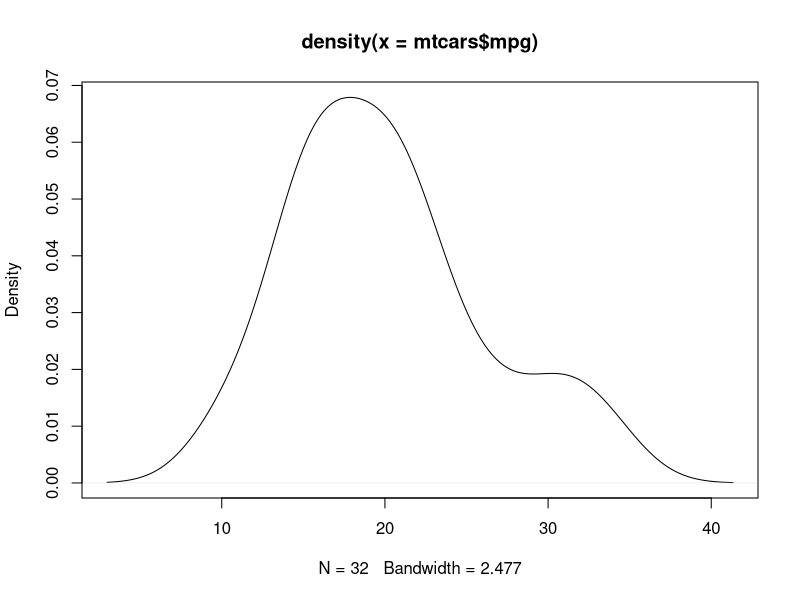
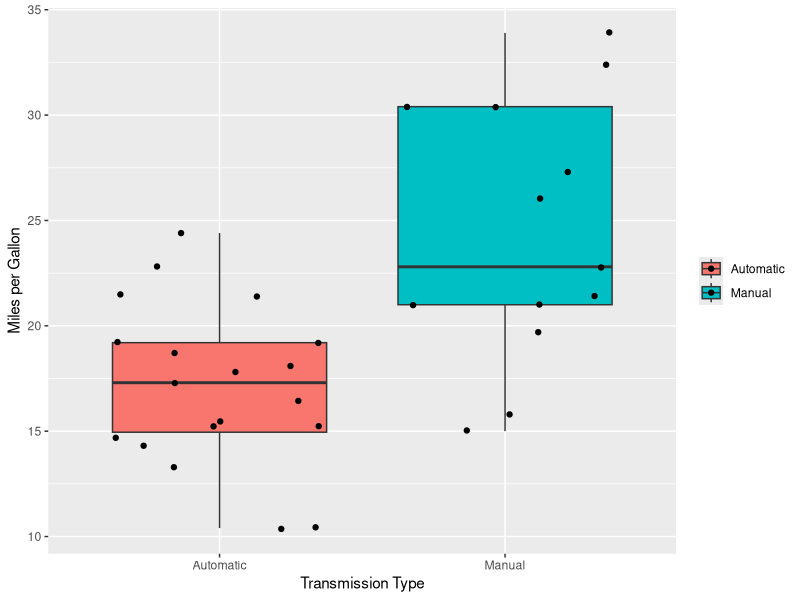
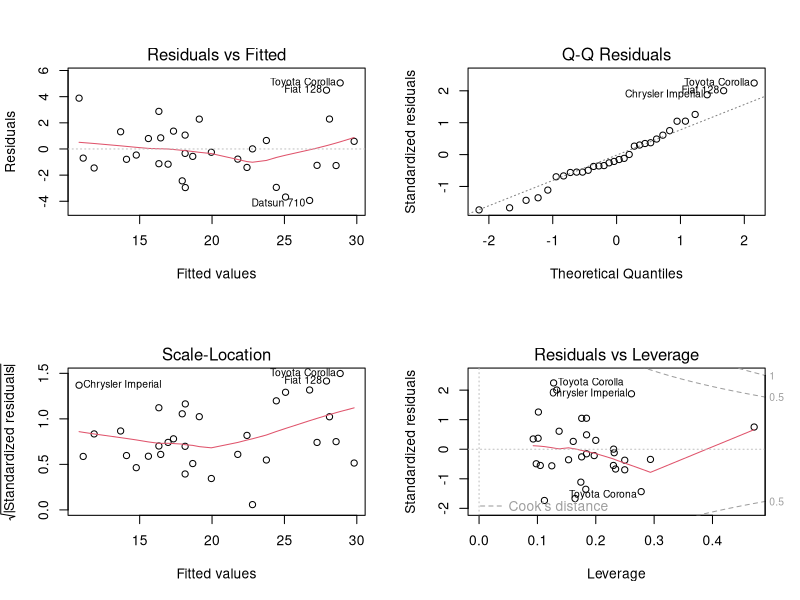

Generate these figures, in order, with R:
## ---- chunk 1
data=mtcars
## ---- chunk 2
mtcars.clean<-mtcars
mtcars.clean$am <- as.factor(mtcars$am)
mtcars.clean$cyl <- as.factor(mtcars$cyl)
mtcars.clean$vs <- as.factor(mtcars$vs)
mtcars.clean$gear <- as.factor(mtcars$gear)
mtcars.clean$carb <- as.factor(mtcars$carb)
levels(mtcars.clean$am) <-c("Automatic", "Manual")
## ---- chunk 3
t.test(mtcars.clean[mtcars.clean$am == "Automatic",]$mpg, 
       mtcars.clean[mtcars.clean$am == "Manual",]$mpg)
## ---- chunk 4
fit1<-lm(mpg ~ am, data=mtcars.clean)
## ---- chunk 5
summary(fit1)$coef
## ---- chunk 6
summary(fit1)$adj.r.squared
## ---- chunk 7
fit.mv.0 <- lm(formula = mpg ~ ., data = mtcars.clean)
summary(fit.mv.0)
## ---- chunk 8
fit.mv.1 <- lm(formula = mpg ~ wt + hp + am, data = mtcars.clean)
summary(fit.mv.1)$adj.r.squared
## ---- chunk 9
fit.mv.2 <- (lm(formula = mpg ~ cyl + hp + wt + am, data = mtcars.clean))
summary(fit.mv.2)$adj.r.squared
## ---- chunk 10
by(mtcars$mpg, mtcars$am, summary)
## ---- chunk 11
plot(density(mtcars$mpg))
## ---- chunk 12
library(ggplot2)
ggplot(mtcars.clean, aes(x=am, y=mpg, fill=am)) + 
        geom_boxplot() + 
        geom_jitter() +  
        ylab("Miles per Gallon") + 
        xlab("Transmission Type") + 
        theme(legend.title=element_blank())
## ---- chunk 13
par(mfrow = c(2, 2))
plot(fit.mv.2)
